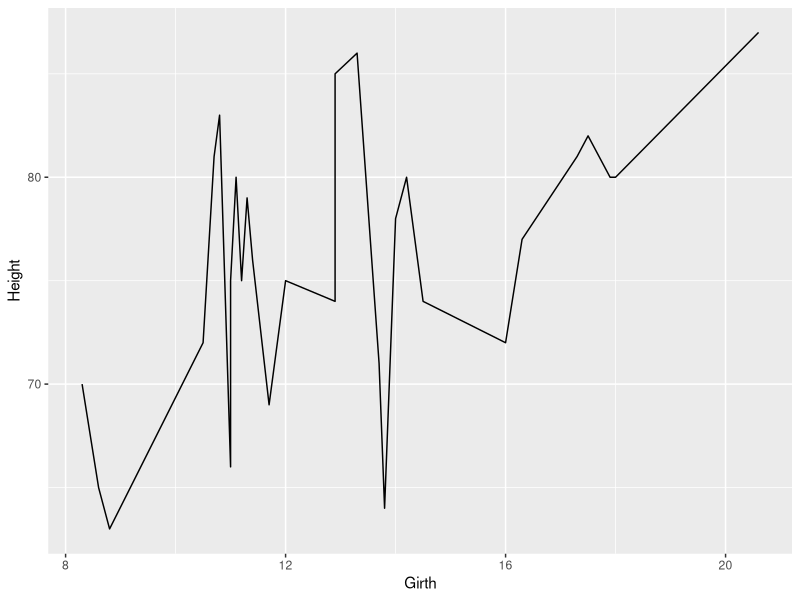
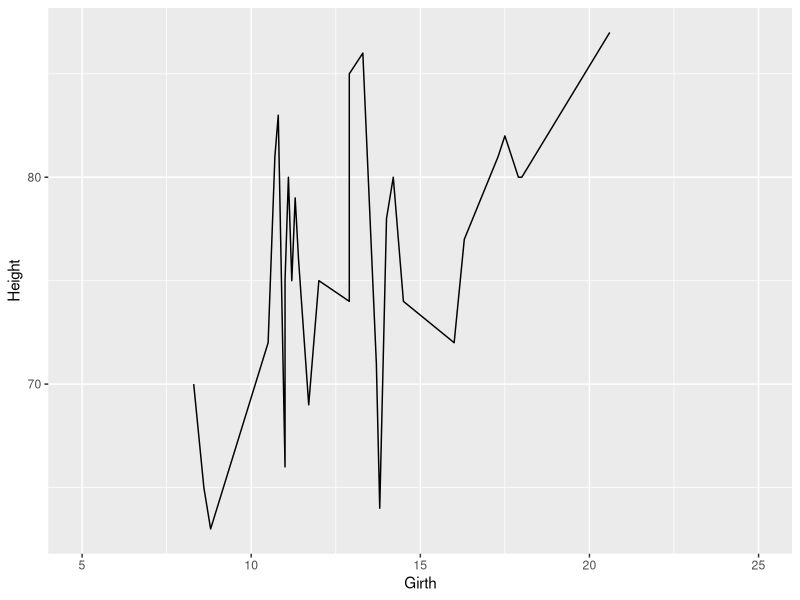
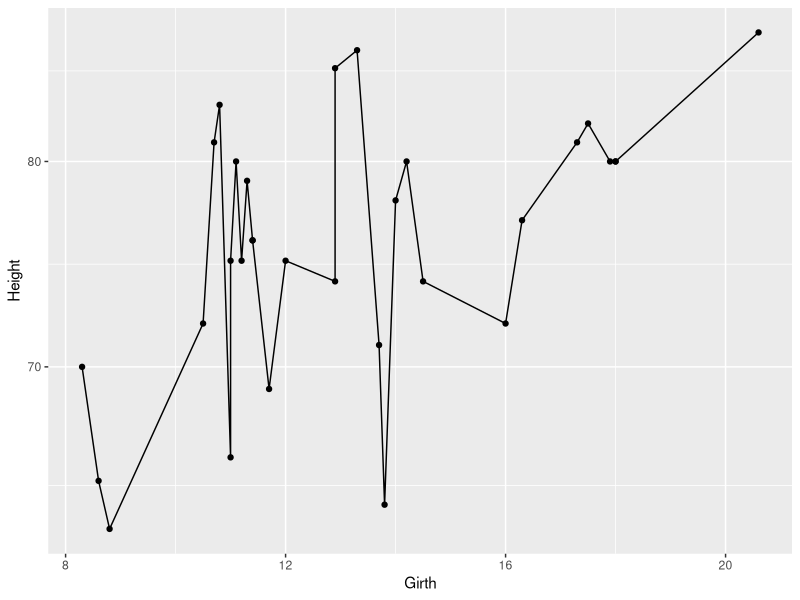
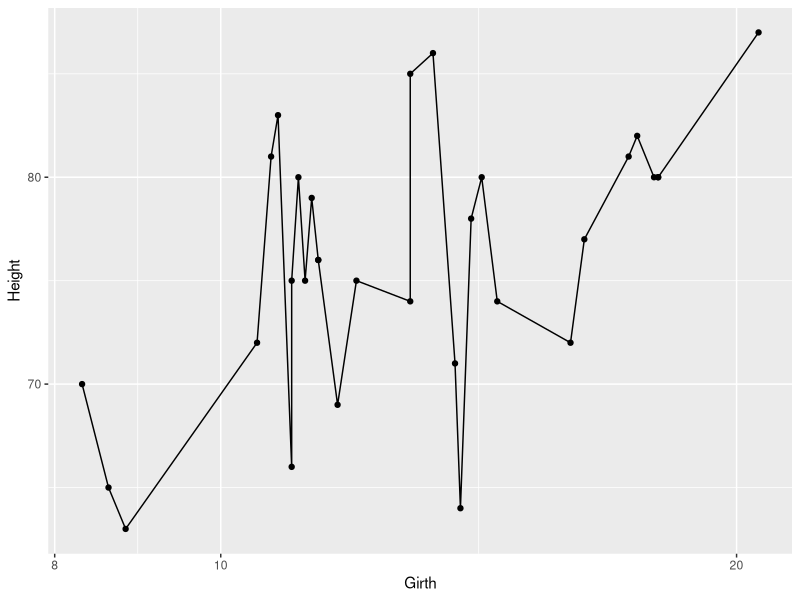
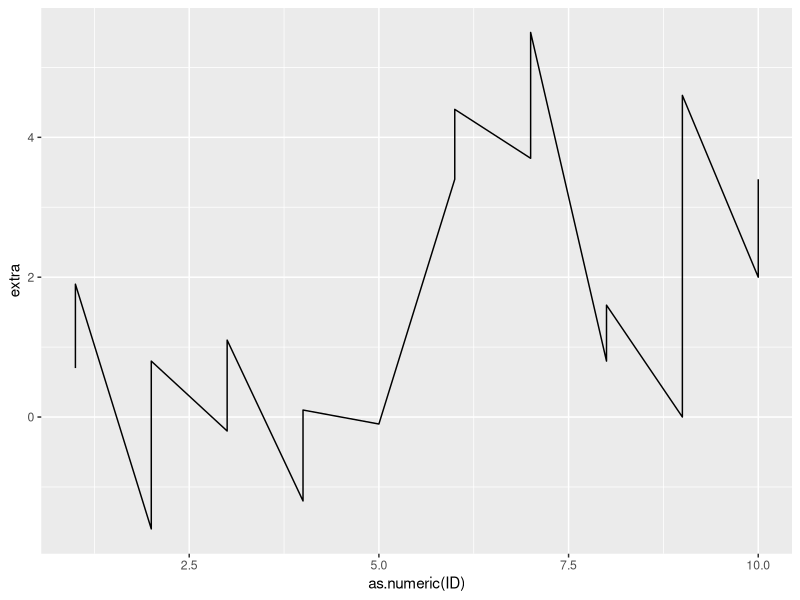
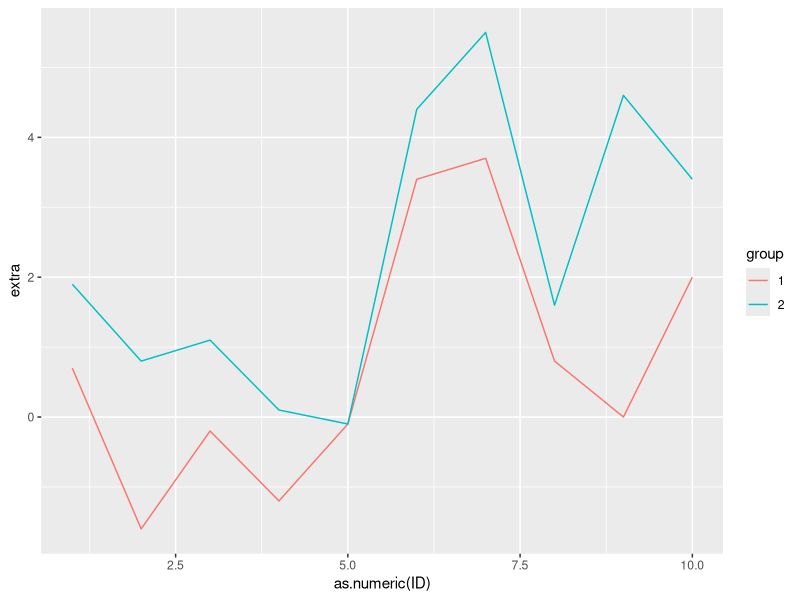
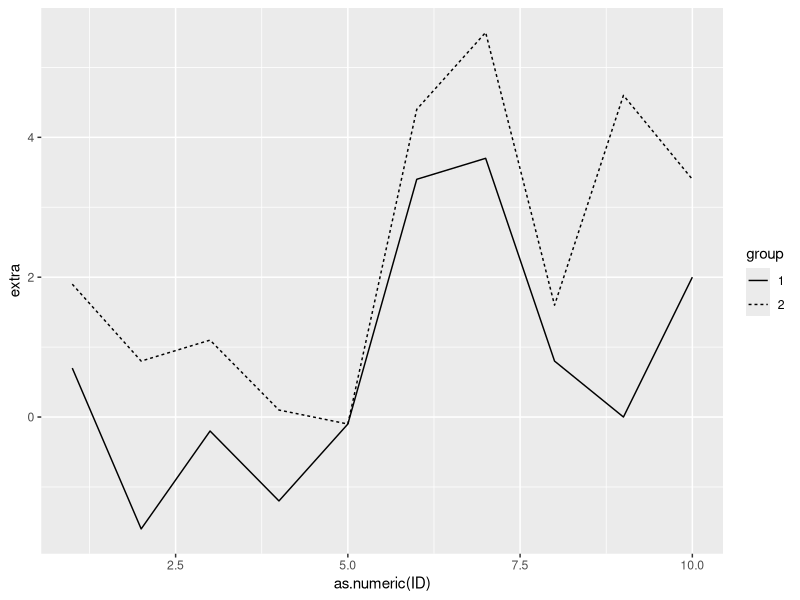
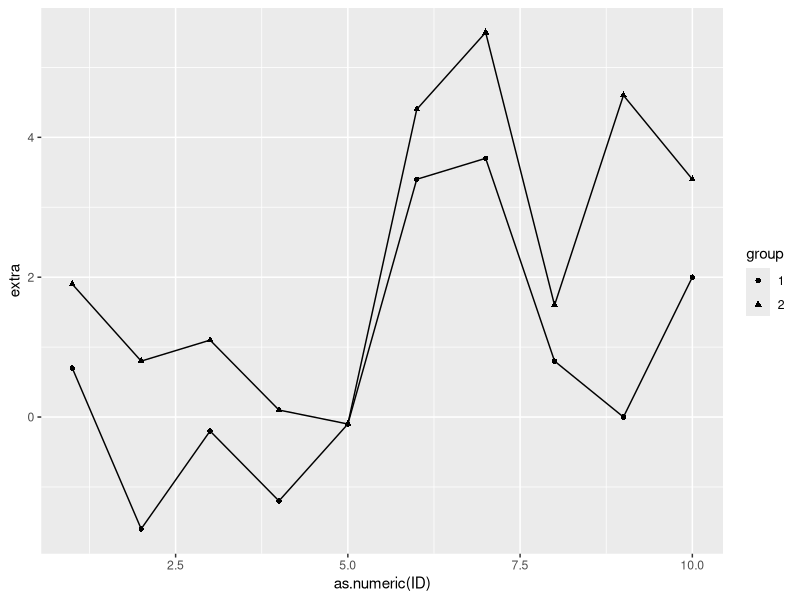

These figures' R source, in order:
######  line chart + area chart  + add confidence interval
# basic line chart
library(ggplot2)
g<-ggplot(trees,aes(x=Girth,y=Height))
g+geom_line() 

#expand the limits
g+geom_line()+expand_limits(x=c(5,25))

# add points to a line
g+geom_line()+geom_point()+scale_y_log10() 
g+geom_line()+geom_point()+scale_x_log10() 

sleep
ggplot(sleep,aes(x=as.numeric(ID),y=extra))+geom_line()

#multiple lines
#third variable discrete

ggplot(sleep,aes(x=as.numeric(ID),y=extra,colour=group))+geom_line()

ggplot(sleep,aes(x=as.numeric(ID),y=extra,linetype=group))+geom_line()

ggplot(sleep,aes(x=as.numeric(ID),y=extra,shape=group))+geom_line()+geom_point()

ggplot(sleep,aes(x=as.numeric(ID),y=extra,group=group))+geom_line()

#change line and point features
g<-ggplot(trees,aes(x=Girth,y=Height))
g+geom_line(colour="red",linetype="dashed",size=2)+geom_point()

g+geom_line(colour="red",linetype="dotted",size=0.5)+
  geom_point(shape=22,size=3,colour="blue",fill="red")

ggplot(sleep,aes(x=as.numeric(ID),y=extra,fill=group))+
  geom_line()+geom_point(shape=21,size=2)

##### area chart 
dt<-data.frame(1871:1970,Nile) 
names(dt)<-c("Year","Flow")

ga<-ggplot(dt,aes(x=Year,y=Flow))
ga+geom_area() 

#change area features
ga+geom_area(fill="lightpink",colour="darkred")
##transparency
ga+geom_area(fill="lightpink",colour="darkred",alpha=0.2)#80% transparent
ga+geom_area(fill="lightpink",colour="darkred",alpha=0.4)#60% transparent

#stacked area chart 
Year<-rep(1960:1980,rep(4,21))
Quarter<-rep(1:4,21)
ds<-data.frame(Year,JohnsonJohnson,Quarter)
names(ds)<-c("Year","Earnings","Quarter")

ggplot(ds,aes(x=Year,y=Earnings,fill=factor(Quarter)))+geom_area(alpha=0.7)

#add confidence interval 
dt<-data.frame(seq(1871,1970,1),Nile)
names(dt)<-c("Year","Flow")
ga<-ggplot(dt,aes(x=Year,y=Flow))
std<-sd(dt$Flow)
#geom_ribbon
ga+geom_ribbon(aes(ymin=Flow-std,ymax=Flow+std),alpha=0.3)+
                 geom_line()

ga+geom_line()+geom_ribbon(aes(ymin=Flow-std,ymax=Flow+std),alpha=0.3)

##geom_line()
ga+geom_line(aes(y=Flow-std),linetype="dashed",colour="darkgrey")+
  geom_line(aes(Flow+std),linetype="dashed",colour="darkgrey")+
  geom_line()

